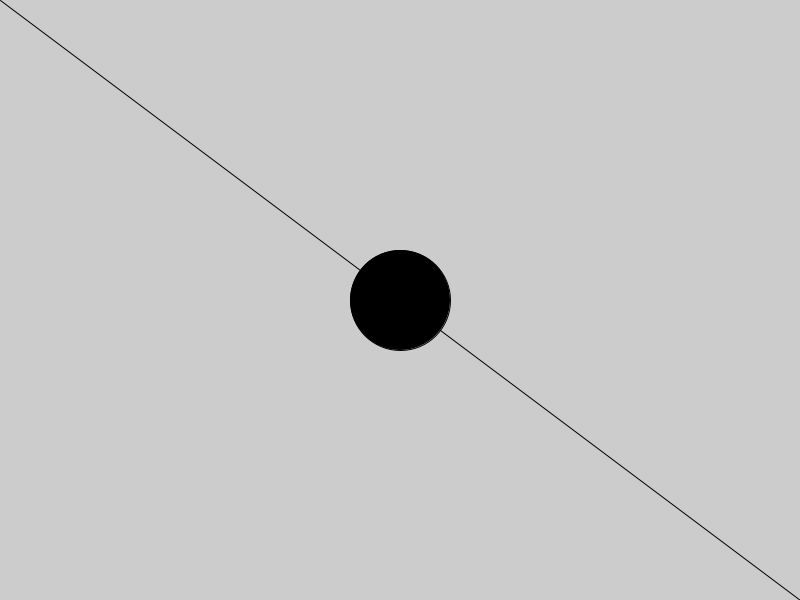
Frame 1 (no input)
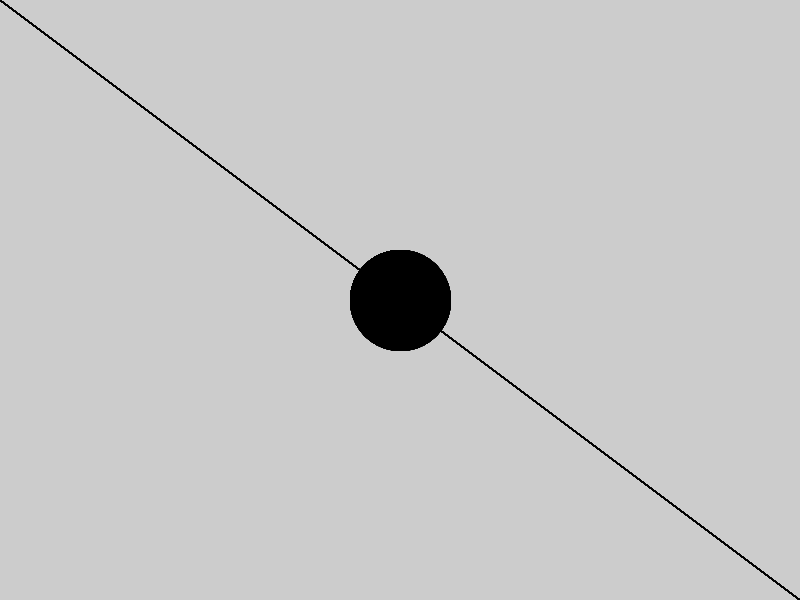
Frame 60 (the mouse pressed at the canvas centre just before this capture)
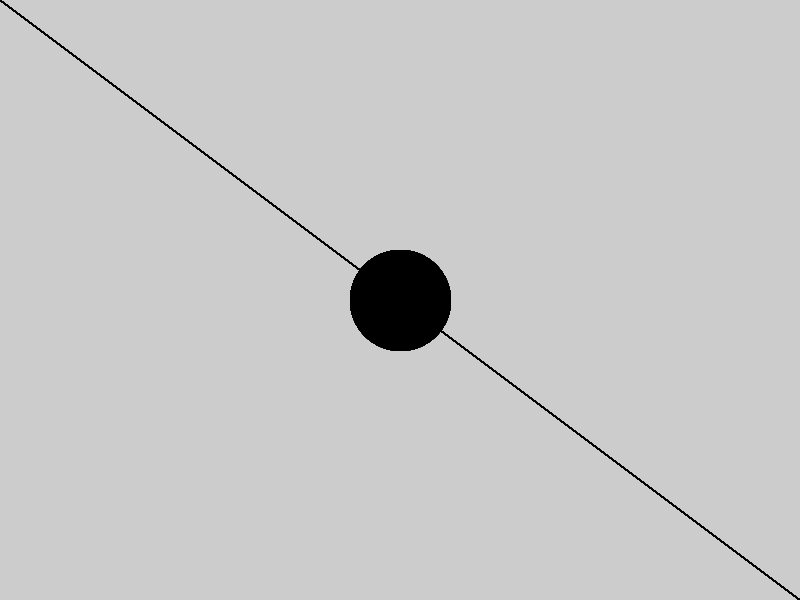
Frame 120 (the mouse held since frame 60 and released just before this capture)

The Processing sketch that drew these frames (run headless with seeded random() and noise(); from frame 60 on, the mouse is pressed at the canvas centre):

// Processing sketch: s05e0cristobalschaerer
// ── s05e0cristobalschaerer.pde
int t=100;
int x= 400;
int y = 300;

void setup(){
  size(800,600);
}

void draw(){
fill(0);
line(0,0,800,600);
ellipse(x,y,t,t);

}
